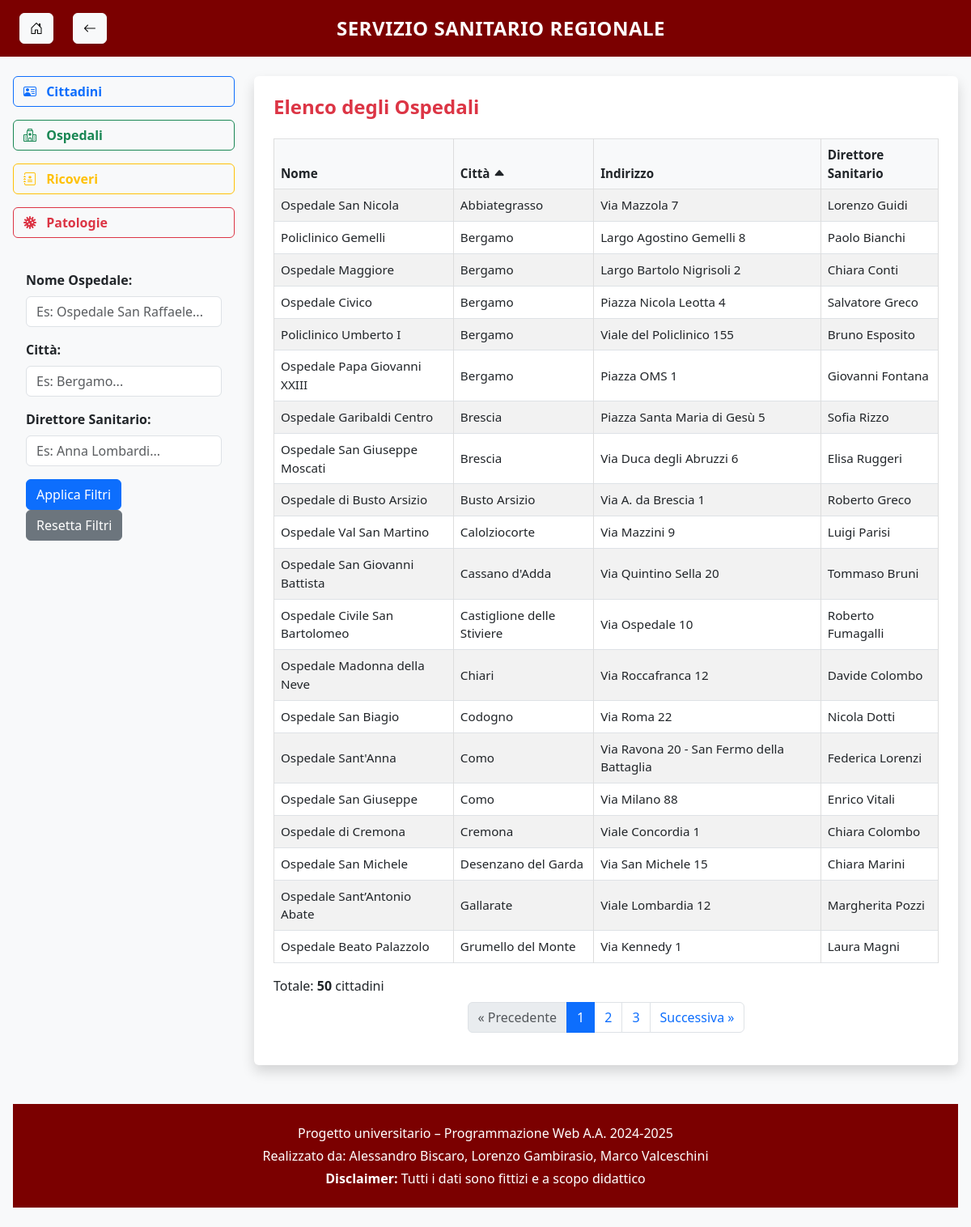
Screenshot of /ospedali/?sort=città&order=asc with the database file from the repository.
### main/models.py (models this page shows, shortened)
class Ospedale(models.Model):
    codice = models.CharField(max_length=10, primary_key=True, db_column='codOspedale')
    nome = models.CharField(max_length=100, db_column='nome')
    città = models.CharField(max_length=100, db_column='città')
    indirizzo = models.CharField(max_length=100, db_column='indirizzo')
    CSSN_direttore = models.ForeignKey(Cittadino, on_delete=models.SET_NULL, null=True, db_column='CSSN_direttore')
    class Meta:
        db_table = 'main_ospedale'
        managed = False

class Cittadino(models.Model):
    CSSN = models.CharField(max_length=16, primary_key=True, db_column='CSSN')
    nome = models.CharField(max_length=100, db_column='nome')
    cognome = models.CharField(max_length=100, db_column='cognome')
    data_nascita = models.DateField(db_column='dataNascita')
    città = models.CharField(max_length=100, db_column='luogoNascita')
    via = models.CharField(max_length=100, db_column='indirizzo')
    deceduto = models.IntegerField(db_column='deceduto')  # 0 = domiciliato, 1 = deceduto
    class Meta:
        db_table = 'main_cittadino'
        managed = False

### main/views.py (the view)
# urls.py: path('ospedali/', views.lista_ospedali, name='ospedali'),
def lista_ospedali(request):
    ospedali = models.Ospedale.objects.select_related('CSSN_direttore').all()
    nome = request.GET.get('nome', '')
    citta = request.GET.get('citta', '')
    direttore = request.GET.get('direttore', '')
    if nome:
        ospedali = ospedali.filter(nome__icontains=nome)
    if citta:
        ospedali = ospedali.filter(città__icontains=citta)
    if direttore:
        ospedali = ospedali.filter(CSSN_direttore__cognome__icontains=direttore)
    sort_field = request.GET.get('sort', 'nome')  # default
    sort_order = request.GET.get('order', 'asc')
    if sort_order == 'desc':
        sort_field = '-' + sort_field
    try:
        ospedali = ospedali.order_by(sort_field)
    except Exception:
        pass  # campo non valido
    paginator = Paginator(ospedali, 20)
    page_number = request.GET.get("page")
    page_obj = paginator.get_page(page_number)
    columns = [
        ('nome', 'Nome'),
        ('città', 'Città'),
        ('indirizzo', 'Indirizzo'),
        ('CSSN_direttore__cognome', 'Direttore Sanitario'),
    ]
    context = {
        'filtro_template': 'filtri/filtro_ospedali.html',
        'ospedali': page_obj.object_list,
        'page_obj': page_obj,
        'current_sort': request.GET.get('sort', ''),
        'current_order': request.GET.get('order', ''),
        'columns': columns,
    }
    return render(request, 'ospedali.html', context)

### main/templates/ospedali.html (shortened to what this page needs)
{% extends "base.html" %}
{% block content %}
<div class="bg-white p-4 rounded shadow">
  <h4 class="mb-4 text-danger fw-bold">Elenco degli Ospedali</h4>
  <div class="table-responsive">
    <table class="table table-striped table-hover table-bordered w-100 text-center align-middle">
<thead class="table-light">
  <tr>
    {% for col, label in columns %}
      <th>
        <a href="?sort={{ col }}&order={% if current_sort == col and current_order == 'asc' %}desc{% else %}asc{% endif %}"
           class="text-decoration-none text-dark">
          {{ label }}
          {% if current_sort == col %}
            <i class="bi bi-caret-{% if current_order == 'asc' %}up{% else %}down{% endif %}-fill"></i>
          {% endif %}
        </a>
      </th>
    {% endfor %}
  </tr>
</thead>
      <tbody>
        {% for ospedale in ospedali %}
        <tr>
          <td>{{ ospedale.nome }}</td>
          <td>{{ ospedale.città }}</td>
          <td>{{ ospedale.indirizzo }}</td>
          <td>{{ ospedale.CSSN_direttore.nome }} {{ ospedale.CSSN_direttore.cognome }}</td>
        </tr>
        {% empty %}
        <tr>
          <td colspan="4" class="text-center text-muted">Nessun ospedale trovato.</td>
        </tr>
        {% endfor %}
      </tbody>
    </table>
    {% include 'partials/paginazione.html' %}
  </div>
</div>
{% endblock %}

### main/static/css/style.css (style rules this page uses)
body { background-color: #f8f9fa; }
table { width: 100%; border-collapse: collapse; table-layout: auto; font-size: 0.95rem; }
th, td { padding: 0.75rem; border: 1px solid #ddd; text-align: left; word-break: break-word; }

### rows the page displays
Ospedale: nome "Ospedale San Nicola", città "Abbiategrasso", indirizzo "Via Mazzola 7", CSSN_direttore.nome "Lorenzo", CSSN_direttore.cognome "Guidi"
Ospedale: nome "Policlinico Gemelli", città "Bergamo", indirizzo "Largo Agostino Gemelli 8", CSSN_direttore.nome "Paolo", CSSN_direttore.cognome "Bianchi"
Ospedale: nome "Ospedale Maggiore", città "Bergamo", indirizzo "Largo Bartolo Nigrisoli 2", CSSN_direttore.nome "Chiara", CSSN_direttore.cognome "Conti"
Ospedale: nome "Ospedale Civico", città "Bergamo", indirizzo "Piazza Nicola Leotta 4", CSSN_direttore.nome "Salvatore", CSSN_direttore.cognome "Greco"
Ospedale: nome "Policlinico Umberto I", città "Bergamo", indirizzo "Viale del Policlinico 155", CSSN_direttore.nome "Bruno", CSSN_direttore.cognome "Esposito"
Ospedale: nome "Ospedale Papa Giovanni XXIII", città "Bergamo", indirizzo "Piazza OMS 1", CSSN_direttore.nome "Giovanni", CSSN_direttore.cognome "Fontana"
Ospedale: nome "Ospedale Garibaldi Centro", città "Brescia", indirizzo "Piazza Santa Maria di Gesù 5", CSSN_direttore.nome "Sofia", CSSN_direttore.cognome "Rizzo"
Ospedale: nome "Ospedale San Giuseppe Moscati", città "Brescia", indirizzo "Via Duca degli Abruzzi 6", CSSN_direttore.nome "Elisa", CSSN_direttore.cognome "Ruggeri"
Ospedale: nome "Ospedale di Busto Arsizio", città "Busto Arsizio", indirizzo "Via A. da Brescia 1", CSSN_direttore.nome "Roberto", CSSN_direttore.cognome "Greco"
Ospedale: nome "Ospedale Val San Martino", città "Calolziocorte", indirizzo "Via Mazzini 9", CSSN_direttore.nome "Luigi", CSSN_direttore.cognome "Parisi"
Ospedale: nome "Ospedale San Giovanni Battista", città "Cassano d'Adda", indirizzo "Via Quintino Sella 20", CSSN_direttore.nome "Tommaso", CSSN_direttore.cognome "Bruni"
Ospedale: nome "Ospedale Civile San Bartolomeo", città "Castiglione delle Stiviere", indirizzo "Via Ospedale 10", CSSN_direttore.nome "Roberto", CSSN_direttore.cognome "Fumagalli"
Ospedale: nome "Ospedale Madonna della Neve", città "Chiari", indirizzo "Via Roccafranca 12", CSSN_direttore.nome "Davide", CSSN_direttore.cognome "Colombo"
Ospedale: nome "Ospedale San Biagio", città "Codogno", indirizzo "Via Roma 22", CSSN_direttore.nome "Nicola", CSSN_direttore.cognome "Dotti"
Ospedale: nome "Ospedale Sant'Anna", città "Como", indirizzo "Via Ravona 20 - San Fermo della Battaglia", CSSN_direttore.nome "Federica", CSSN_direttore.cognome "Lorenzi"
Ospedale: nome "Ospedale San Giuseppe", città "Como", indirizzo "Via Milano 88", CSSN_direttore.nome "Enrico", CSSN_direttore.cognome "Vitali"
Ospedale: nome "Ospedale di Cremona", città "Cremona", indirizzo "Viale Concordia 1", CSSN_direttore.nome "Chiara", CSSN_direttore.cognome "Colombo"
Ospedale: nome "Ospedale San Michele", città "Desenzano del Garda", indirizzo "Via San Michele 15", CSSN_direttore.nome "Chiara", CSSN_direttore.cognome "Marini"
Ospedale: nome "Ospedale Sant’Antonio Abate", città "Gallarate", indirizzo "Viale Lombardia 12", CSSN_direttore.nome "Margherita", CSSN_direttore.cognome "Pozzi"
Ospedale: nome "Ospedale Beato Palazzolo", città "Grumello del Monte", indirizzo "Via Kennedy 1", CSSN_direttore.nome "Laura", CSSN_direttore.cognome "Magni"

### other values shown
{{ titolo_pagina|default:"Servizio Sanitario Regionale" }} "SERVIZIO SANITARIO REGIONALE"
{{ label }} "Nome" "Città" "Indirizzo" "Direttore Sanitario"
{{ page_obj.paginator.count }} "50"
{{ num }} "1"
{{ num }} "2" "3"
